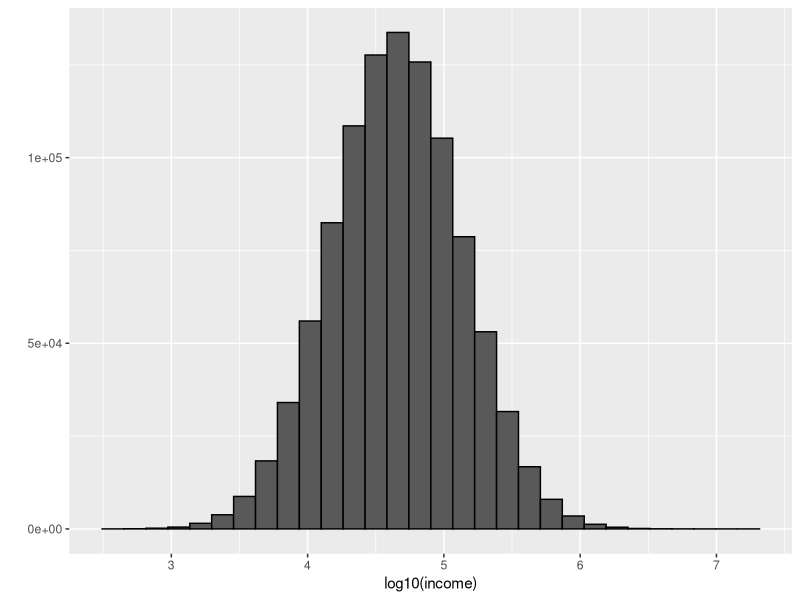
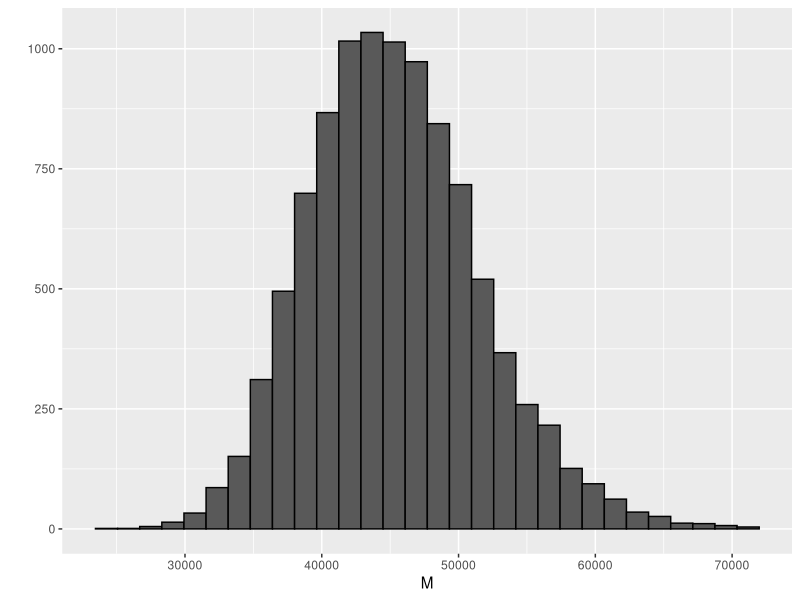
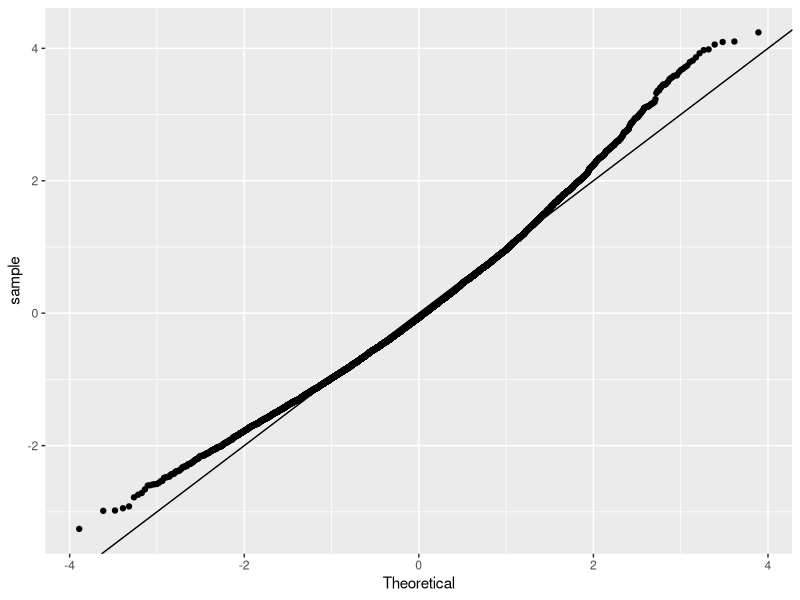

Write the R code that produced these figures, in order.
########  Bootstrap ########
# suppose the income distribution of your population is as follows

library(tidyverse)
library(dslabs)
set.seed(1995)
n = 10^6
income = 10^(rnorm(n, log10(45000), log10(3)))
qplot(log10(income), bins = 30, colour = I('black'))

m = median(income)
m
# in case we could not access to the entire population, but want to estimate the median m. 
# we take a sample of 100 and estimate the population median m with the sample median M
N = 100
X = sample(income, N)
median(X)

# can we construct a confidence interval? what is the distribution of M?
# because we are simulating the data, Monte Carlo can be used to learn the distribution of M

B = 10^4
M = replicate(B, {
  X = sample(income, N)
  median(X)
})
p1 = qplot(M, bins = 30, colour = I('black'))
p2 = qplot(sample = scale(M), xlab = 'Theoretical', ylab = 'sample') + 
  geom_abline()
p1
p2

# if we know this distribution, we can construct the Confidence interval. However, we may not able to access to the entire data in practice. in the past, CLT was used but not to estimate the median (CLT applies to averages)
# we can see that the CI based on CLT is
median(X) + 1.96 * sd(X) / sqrt(N) * c(-1,1)



library(caret)
# set.seed(1) # if R 3.5 or earlier
set.seed(1, sample.kind = "Rounding") # if R 3.6 or later
y <- rnorm(100, 0, 1)
indexes = createResample(y,10)
q_75 = sapply(indexes, function(ind){
  y_star = y[ind]
  quantile(y_star, 0.75)
})
mean(q_75)
sd(q_75)
